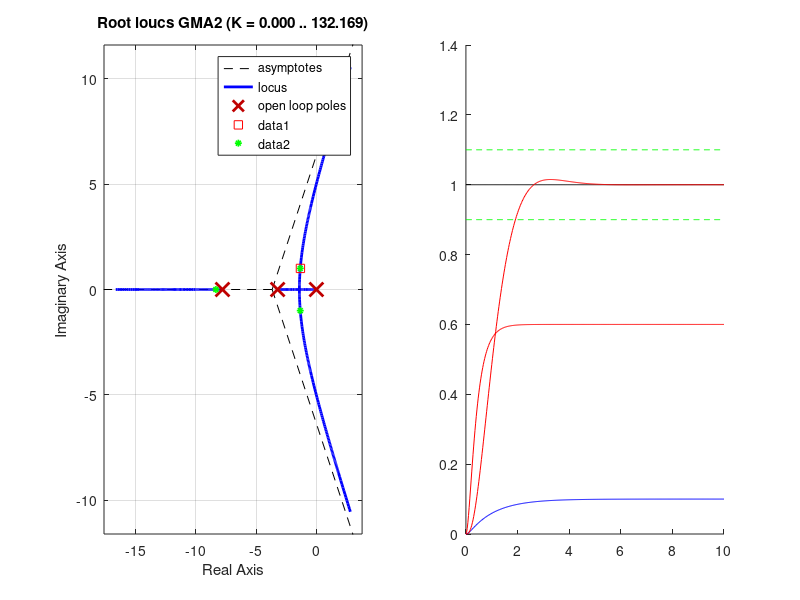

Write the MATLAB code that produced this figure.
clc
clear
pkg load control

%%%%%%%%%%%%%%%%%%%%%%%%%%%%%%%%%%%%%%%%%%%%%%%%%%%%%%
clf;
subplot(1, 2, 1);
t = linspace(0,10,400);
S = tf('s');
Gp = 1/((S+10)*(S+1));
Kp = 15;
Gc = Kp;
GMA = minreal(Gp*Gc);
GMF = minreal(GMA/(1+GMA));
GMA2 = GMF/S;
rlocus(GMA2);
PX = -1.32 + 1i;
hold on;
plot(real(PX), imag(PX),'rs');
ki = -polyval(GMA2.den{1},PX)/polyval(GMA2.num{1},PX)
ki = abs(ki)
GMF2 = feedback(ki*GMA2,1);
PMF2 = eig(GMF2);
plot(real(PMF2), imag(PMF2),'g*','linewidth',1.2,'markersize',5);

subplot(1, 2, 2);
[yp,t]= step(Gp,t);
hold on;
[y1,t] = step(GMF,t);
[y2,t] = step(GMF2,t);
sp = ones(size(t));
plot(t,sp,'k');
hold on;
plot(t,yp,'b');
plot(t,y1,'r');
plot(t,y2,'r');
plot(t,0.90*sp,'g--');
plot(t,1.10*sp,'g--');



%%%%%%%%%%%%%%%%%%%%%%%%%%%%%%%%%%%%%%%%%%%%%%%%%%%%%%
